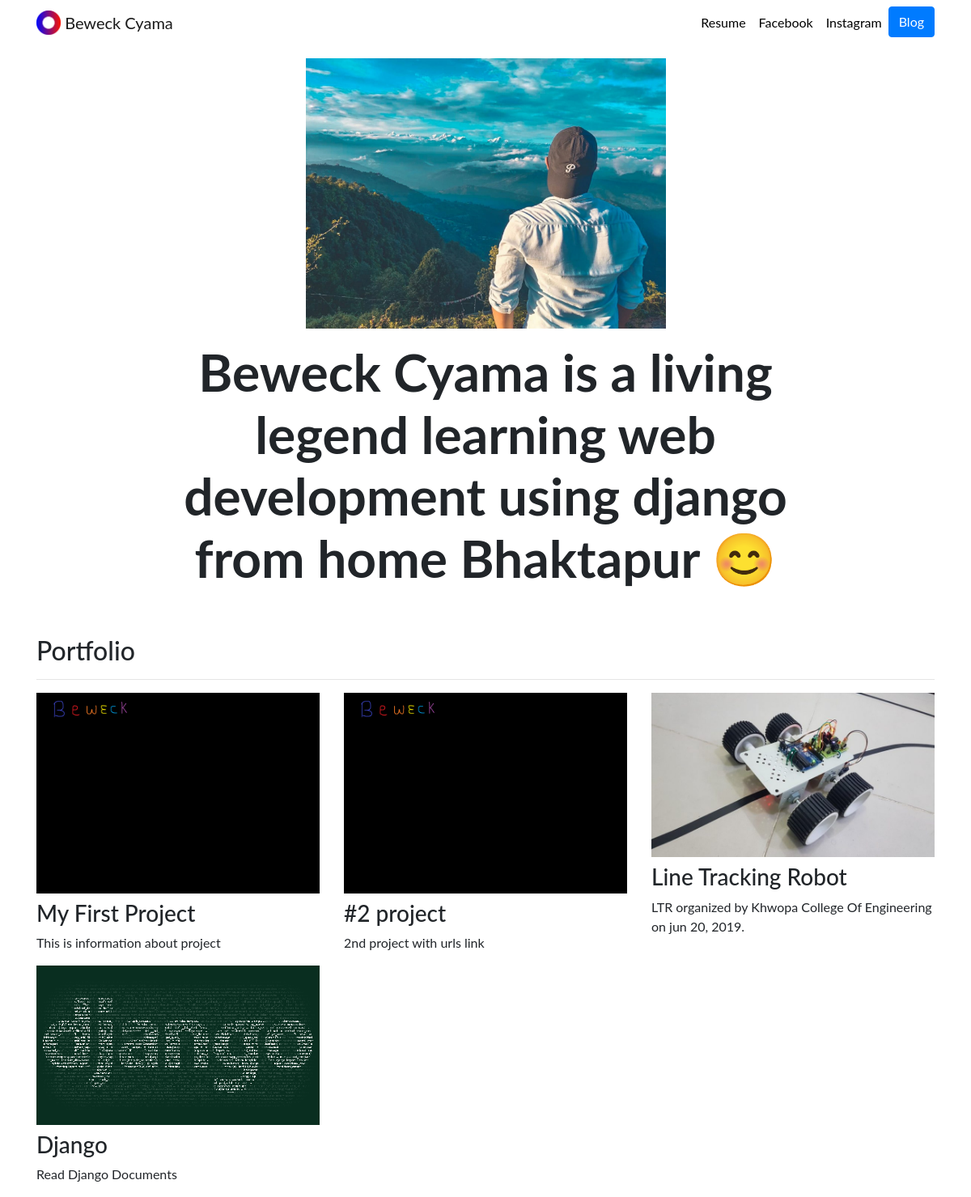
The page / on the database its author committed.
### portfolio/models.py (models this page shows, shortened)
class Project(models.Model):
    title =  models.CharField(max_length=100)
    description = models.CharField(max_length=250)
    image = models.ImageField(upload_to="portfolio/images/")
    url = models.URLField(blank=True)

### portfolio/views.py (the view)
# urls.py: 2. Add a URL to urlpatterns:  path('', views.home, name='home')
def home(request):
    projects = Project.objects.all()
    return render(request,'portfolio/home.html',{'projects':projects})

### portfolio/templates/portfolio/home.html
{% extends "portfolio/base.html" %}
{% load static %}
{% block content %}
<div class="row justify-content-center my-3">
  <div class="col-5">
    <img src="{% static 'portfolio/coverpic.jpg' %}" class="img-fluid" >
  </div>
</div>
<div class="row justify-content-center mb-3">
  <div class="col-md-9 text-center">
    <h1 id="hometext" class="font-weight-bold">Beweck Cyama is a living legend learning web development using django from home Bhaktapur 😊</h1>
  </div>
</div>
<h2 class="mt-5">Portfolio</h2>
<hr>
<div class="row">
  {% for project in projects %}
  <div class="col-lg-4 col-md-6">
    {% if project.url %}
    <a href="{{ project.url }}">
      <img src="{{ project.image.url }}" class="img-fluid mb-2">
    </a>
    {% else %}
    <img src="{{ project.image.url }}" class="img-fluid mb-2">
    {% endif %}
    <h3>{{ project.title }}</h3>
    <p>{{ project.description }}</p>
  </div>
  {% endfor %}
</div>
{% endblock %}

### portfolio/templates/portfolio/base.html (shortened to what this page needs)
{% load static %}
<!doctype html>
<html lang="en">
<head>
  <link rel="stylesheet" href="https://stackpath.bootstrapcdn.com/bootstrap/4.4.1/css/bootstrap.min.css">
  <link rel="stylesheet" href="{% static "portfolio/custom.css" %}">
</head>
<body>
  <nav id="topNav" class="navbar navbar-expand-md navbar-light">
    <div class="container">
      <a class="navbar-brand" href="{% url 'home' %}">
        <img src="{% static "portfolio/Logo.png" %}" width="30" height="30" class="d-inline-block align-top" alt="Nick's Logo">
        <span>Beweck Cyama</span>
      </a>
      <div class="collapse navbar-collapse text-center" id="navbarNav">
        <ul class="navbar-nav ml-auto">
          <li class="nav-item">
            <a class="nav-link" href="{% static "portfolio/Resume.pdf" %}">Resume</a>
          </li>
          <li class="nav-item">
            <a class="nav-link" href="https://www.facebook.com/Beweck/" target="_blank">Facebook</a>
          </li>
          <li class="nav-item">
            <a class="nav-link" href="https://www.instagram.com/beweck_cyama/" target="_blank">Instagram</a>
          </li>
          <li>
            <a role="button" href="{% url 'blog:all_blogs' %}" class="btn btn-primary">Blog</a>
          </li>
        </ul>
      </div>
    </div>
  </nav>
  <div class="container">
    {% block content %}{% endblock %}
  </div>
</body>
</html>

### portfolio/static/portfolio/custom.css (style rules this page uses)
.navbar-nav .nav-link { color: rgba(0,0,0,1) !important; }
body { font-family: 'Lato', sans-serif; }
@media (min-width: 992px) { #hometext { font-size: 4rem; } }

### rows shown on the page
Project: image (picture), title "My First Project", description "This is information about project"
Project: image (picture), title "#2 project", description "2nd project with urls link"
Project: image (picture), title "Line Tracking Robot", description "LTR organized by Khwopa College Of Engineering on jun 20, 2019."
Project: image (picture), title "Django", description "Read Django Documents"
